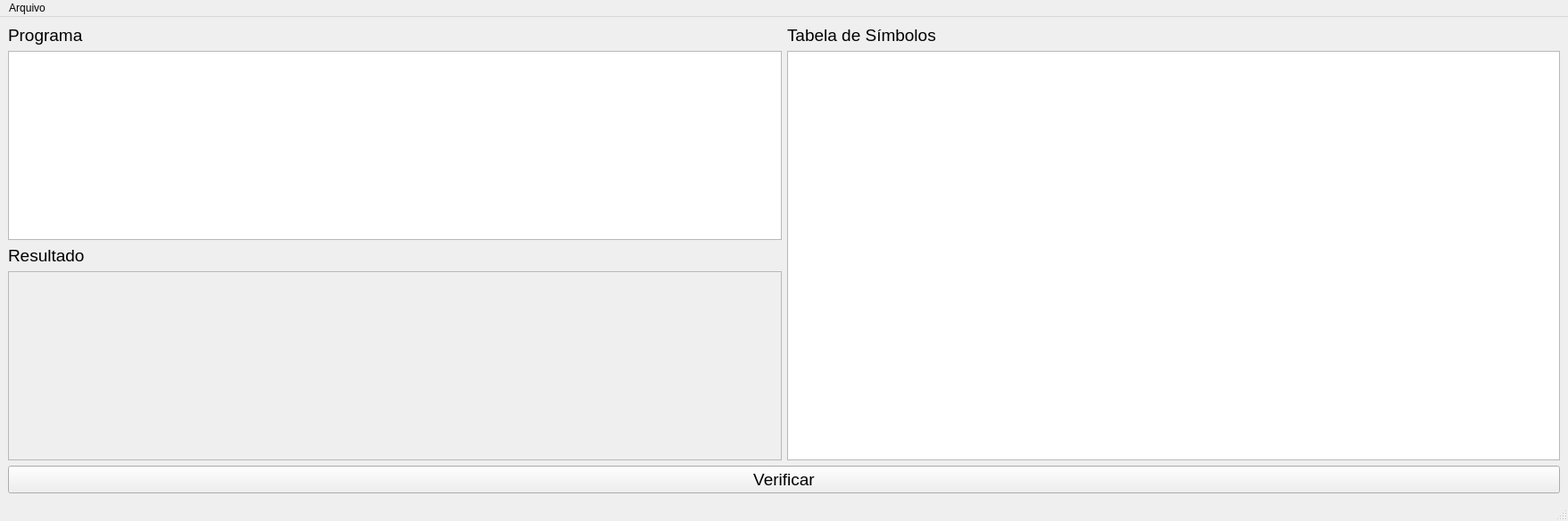
<?xml version="1.0" encoding="UTF-8"?>
<ui version="4.0">
 <class>MainWindow</class>
 <widget class="QMainWindow" name="MainWindow">
  <property name="geometry">
   <rect>
    <x>0</x>
    <y>0</y>
    <width>1757</width>
    <height>584</height>
   </rect>
  </property>
  <property name="windowTitle">
   <string>MainWindow</string>
  </property>
  <widget class="QWidget" name="centralwidget">
   <layout class="QVBoxLayout" name="verticalLayout_3">
    <item>
     <layout class="QHBoxLayout" name="horizontalLayout">
      <item>
       <layout class="QVBoxLayout" name="verticalLayout">
        <item>
         <widget class="QLabel" name="Programa">
          <property name="font">
           <font>
            <pointsize>14</pointsize>
           </font>
          </property>
          <property name="text">
           <string>Programa</string>
          </property>
         </widget>
        </item>
        <item>
         <widget class="QTextEdit" name="programa">
          <property name="font">
           <font>
            <pointsize>14</pointsize>
           </font>
          </property>
         </widget>
        </item>
        <item>
         <widget class="QLabel" name="Resultado">
          <property name="font">
           <font>
            <pointsize>14</pointsize>
           </font>
          </property>
          <property name="text">
           <string>Resultado</string>
          </property>
         </widget>
        </item>
        <item>
         <widget class="QTextEdit" name="retornoGals">
          <property name="enabled">
           <bool>false</bool>
          </property>
          <property name="font">
           <font>
            <pointsize>14</pointsize>
           </font>
          </property>
         </widget>
        </item>
       </layout>
      </item>
      <item>
       <layout class="QVBoxLayout" name="verticalLayout_2">
        <item>
         <widget class="QLabel" name="titulo_tabela">
          <property name="font">
           <font>
            <pointsize>14</pointsize>
           </font>
          </property>
          <property name="text">
           <string>Tabela de Símbolos</string>
          </property>
         </widget>
        </item>
        <item>
         <widget class="QTableView" name="tabela_simbolos">
          <property name="showGrid">
           <bool>true</bool>
          </property>
         </widget>
        </item>
       </layout>
      </item>
     </layout>
    </item>
    <item>
     <widget class="QPushButton" name="Verificar">
      <property name="enabled">
       <bool>true</bool>
      </property>
      <property name="font">
       <font>
        <pointsize>14</pointsize>
       </font>
      </property>
      <property name="text">
       <string>Verificar</string>
      </property>
     </widget>
    </item>
   </layout>
  </widget>
  <widget class="QMenuBar" name="menubar">
   <property name="geometry">
    <rect>
     <x>0</x>
     <y>0</y>
     <width>1757</width>
     <height>22</height>
    </rect>
   </property>
   <widget class="QMenu" name="menuArquivo">
    <property name="title">
     <string>Arquivo</string>
    </property>
    <addaction name="actionAbrir"/>
    <addaction name="actionSalvar"/>
   </widget>
   <addaction name="menuArquivo"/>
  </widget>
  <widget class="QStatusBar" name="statusbar"/>
  <action name="actionAbrir">
   <property name="text">
    <string>Abrir...</string>
   </property>
  </action>
  <action name="actionSalvar">
   <property name="text">
    <string>Salvar...</string>
   </property>
  </action>
 </widget>
 <resources/>
 <connections/>
</ui>
